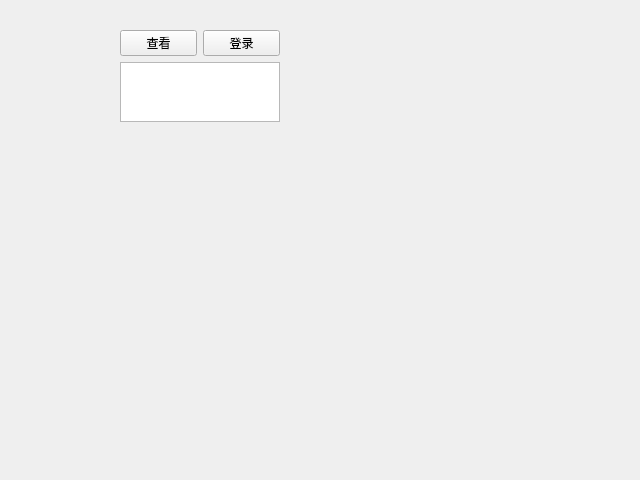
<?xml version="1.0" encoding="UTF-8"?>
<ui version="4.0">
 <class>Form</class>
 <widget class="QWidget" name="Form">
  <property name="geometry">
   <rect>
    <x>0</x>
    <y>0</y>
    <width>640</width>
    <height>480</height>
   </rect>
  </property>
  <property name="windowTitle">
   <string>Form</string>
  </property>
  <widget class="QWidget" name="verticalLayoutWidget">
   <property name="geometry">
    <rect>
     <x>120</x>
     <y>30</y>
     <width>160</width>
     <height>92</height>
    </rect>
   </property>
   <layout class="QVBoxLayout" name="verticalLayout">
    <item>
     <layout class="QHBoxLayout" name="horizontalLayout">
      <item>
       <widget class="QPushButton" name="btn_show">
        <property name="text">
         <string>查看</string>
        </property>
       </widget>
      </item>
      <item>
       <widget class="QPushButton" name="btn_login">
        <property name="text">
         <string>登录</string>
        </property>
       </widget>
      </item>
     </layout>
    </item>
    <item>
     <widget class="QTextBrowser" name="textBrowser"/>
    </item>
   </layout>
  </widget>
 </widget>
 <resources/>
 <connections/>
</ui>
